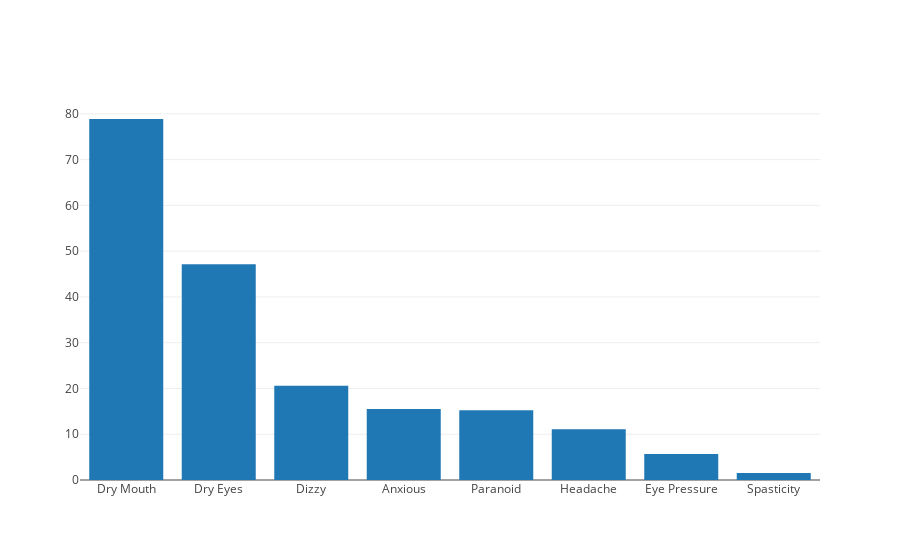

Source (notebook cell):
### Code cell
negatives = ['Dry Mouth', 'Dry Eyes', 'Dizzy', 'Anxious', 'Paranoid', 'Eye Pressure', 'Headache', 
            'Spasticity']
plot_bar(df, negatives)

### Figure 1 — Plotly figure (JSON) as saved in the notebook; plotly's stock layout.template omitted (floating-point values rounded to 4 significant figures)
{"data": [{"transforms": [{"order": "descending", "target": "y", "type": "sort"}], "type": "bar", "x": ["Dry Mouth", "Dry Eyes", "Dizzy", "Anxious", "Paranoid", "Eye Pressure", "Headache", "Spasticity"], "y": [78.87, 47.12, 20.6, 15.52, 15.25, 5.687, 11.1, 1.526]}], "layout": {}}
